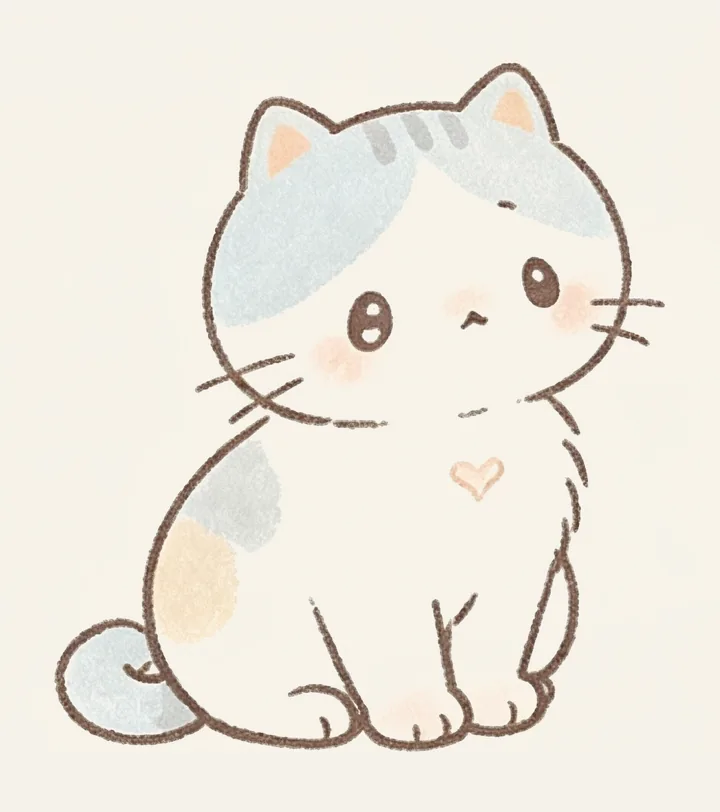
#> input picture src/assets/pets/a-cream-stage2.webp, 720 x 812 px
$ python makeIcon.py
#> lines starting #> are read from the running program, lines starting #| are printed output that depends on the picture
#!/usr/bin/env python3
"""把软软的头像裁成站点图标 / 主屏幕图标。

用法：/Users/s/.workbuddy/binaries/python/envs/default/bin/python tools/makeIcon.py

为什么这么做（别改成整只猫）：
  整只猫缩到 32×32 只剩一团；头（含两只耳朵）是唯一在小尺寸下还认得出的形状。
  底图本身就是奶油纸色，所以直接按边缘取色铺满画布，不描边、不切圆角
  （iOS / Android 各自会自己切外层遮罩，我们再切一层会露白边）。
"""
from pathlib import Path
from PIL import Image

ROOT = Path(__file__).resolve().parent.parent
SRC = ROOT / "src/assets/pets/a-cream-stage2.webp"   # stage2：正脸、耳朵完整
OUT = ROOT / "public"

# 头部方框（在 720×812 原图上的像素坐标，手动量的）
HEAD_BOX = (185, 2, 655, 472)

SIZES = {
    "favicon.png": 64,
    "apple-touch-icon.png": 180,
    "icon-192.png": 192,
    "icon-512.png": 512,
}


def main() -> None:
    # ⚠️ 用 exists() 判断，别写 mkdir(exist_ok=True)：沙箱会把已存在的目录
    # 报成 PermissionError: EEXIST，脚本第二次跑就挂。
    if not OUT.exists():
        OUT.mkdir()
    src = Image.open(SRC).convert("RGB")
#> src is the input picture: PIL image 720x812 RGB; mean R, G, B 237.8, 232.9, 223.1

    # 用原图左下角的纸色当画布底色，和素材无缝衔接
    paper = src.getpixel((4, src.height - 4))
#> paper = (245, 242, 234)

    head = src.crop(HEAD_BOX)
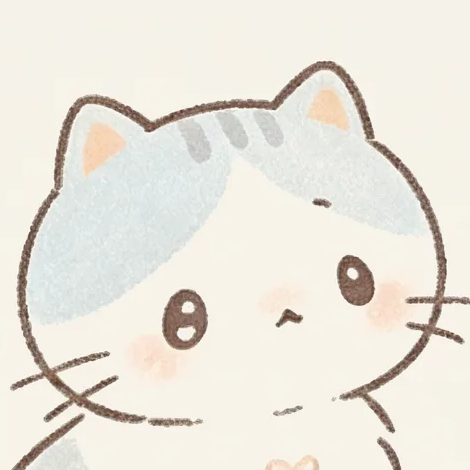
#> head: PIL image 470x470 RGB; mean R, G, B 234, 229.5, 220.3
    side = max(head.size)
#> side = 470
    square = Image.new("RGB", (side, side), paper)
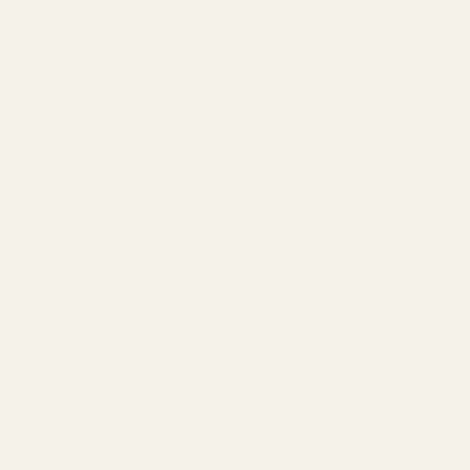
#> square: PIL image 470x470 RGB; mean R, G, B 245, 242, 234
    square.paste(head, ((side - head.width) // 2, (side - head.height) // 2))

    for name, size in SIZES.items():
        square.resize((size, size), Image.LANCZOS).save(OUT / name, optimize=True)
        print(f"  {name}  {size}×{size}  bg={paper}")
#> this loop made 4 passes
#|   favicon.png  64×64  bg=(245, 242, 234)
#|   apple-touch-icon.png  180×180  bg=(245, 242, 234)
#|   icon-192.png  192×192  bg=(245, 242, 234)
#|   icon-512.png  512×512  bg=(245, 242, 234)
#> pass 1, in main, `square.resize((size, size), Image.LANCZOS).save(OUT / name, optimize=T..`:
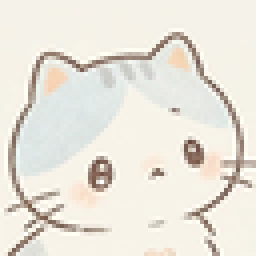
#> saved as favicon.png: PIL image 64x64 RGB (shown 4 times larger); mean R, G, B 233.9, 229.5, 220.3
#> pass 2, in main, `square.resize((size, size), Image.LANCZOS).save(OUT / name, optimize=T..`:
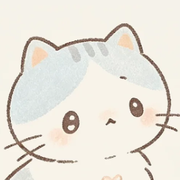
#> saved as apple-touch-icon.png: PIL image 180x180 RGB; mean R, G, B 234, 229.5, 220.3

    # maskable：Android 会把图标裁进圆/圆角遮罩，内容得落在中间约 80% 内，
    # 否则软软的耳朵会被切掉。所以这一张把头像缩到 76% 再居中。
    inner = round(512 * 0.76)
    maskable = Image.new("RGB", (512, 512), paper)
    maskable.paste(square.resize((inner, inner), Image.LANCZOS), ((512 - inner) // 2,) * 2)
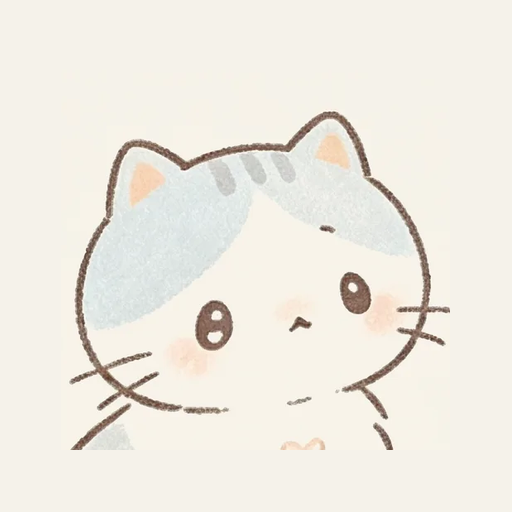
#> maskable: PIL image 512x512 RGB; mean R, G, B 238.7, 234.8, 226.1
    maskable.save(OUT / "icon-maskable-512.png", optimize=True)
    print(f"  icon-maskable-512.png  512×512（内容 76%）")

    print("icon written to", OUT)


if __name__ == "__main__":
    main()

$ run again, with src/assets/pets/a-cream-stage0.webp copied over src/assets/pets/a-cream-stage2.webp
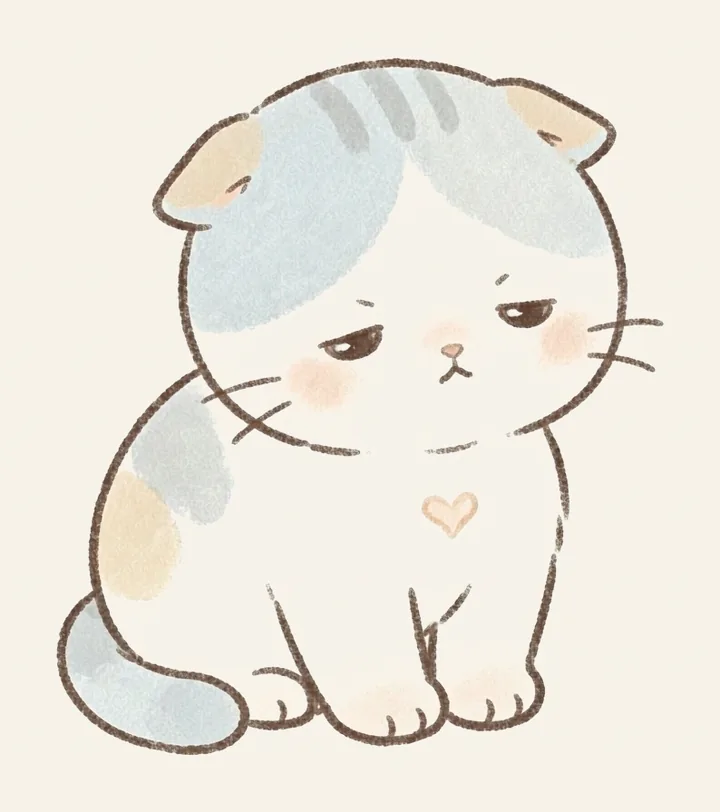
#> input picture src/assets/pets/a-cream-stage0.webp, 720 x 812 px
#> in main, src is the input picture: PIL image 720x812 RGB; mean R, G, B 235.9, 231.6, 222.1
#> paper = (247, 242, 232)
#> the loop in main, `for name, size in SIZES.items():` made 4 passes
#|   favicon.png  64×64  bg=(247, 242, 232)
#|   apple-touch-icon.png  180×180  bg=(247, 242, 232)
#|   icon-192.png  192×192  bg=(247, 242, 232)
#|   icon-512.png  512×512  bg=(247, 242, 232)
#> pass 1, in main, `square.resize((size, size), Image.LANCZOS).save(OUT / name, optimize=T..`:
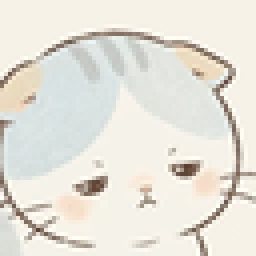
#> saved as favicon.png: PIL image 64x64 RGB (shown 4 times larger); mean R, G, B 230.3, 227.3, 218.7
#> in main, `maskable.paste(square.resize((inner, inner), Image.LANCZOS), ((512 - i..`:
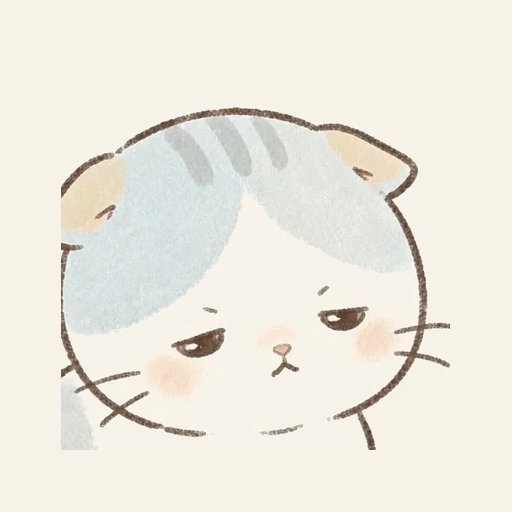
#> maskable: PIL image 512x512 RGB; mean R, G, B 237.4, 233.5, 224.3

$ run again, with src/assets/pets/a-cream-stage3.webp copied over src/assets/pets/a-cream-stage2.webp
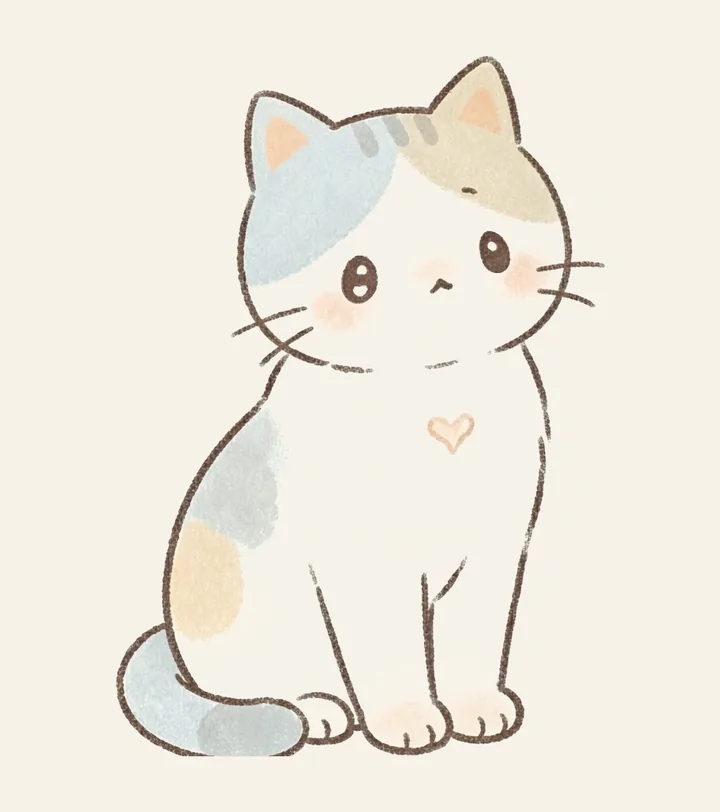
#> input picture src/assets/pets/a-cream-stage3.webp, 720 x 812 px
#> in main, src is the input picture: PIL image 720x812 RGB; mean R, G, B 239.4, 234.4, 224.2
#> paper = (247, 242, 232)
#> the loop in main, `for name, size in SIZES.items():` made 4 passes
#|   favicon.png  64×64  bg=(247, 242, 232)
#|   apple-touch-icon.png  180×180  bg=(247, 242, 232)
#|   icon-192.png  192×192  bg=(247, 242, 232)
#|   icon-512.png  512×512  bg=(247, 242, 232)
#> pass 1, in main, `square.resize((size, size), Image.LANCZOS).save(OUT / name, optimize=T..`:
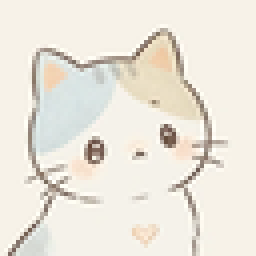
#> saved as favicon.png: PIL image 64x64 RGB (shown 4 times larger); mean R, G, B 236.2, 231.2, 220.8
#> in main, `maskable.paste(square.resize((inner, inner), Image.LANCZOS), ((512 - i..`:
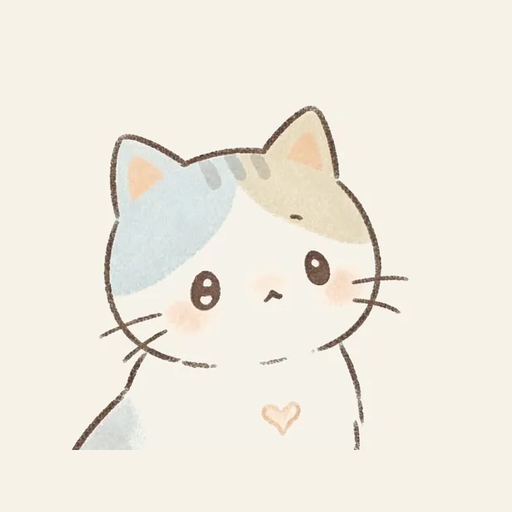
#> maskable: PIL image 512x512 RGB; mean R, G, B 240.8, 235.8, 225.5
